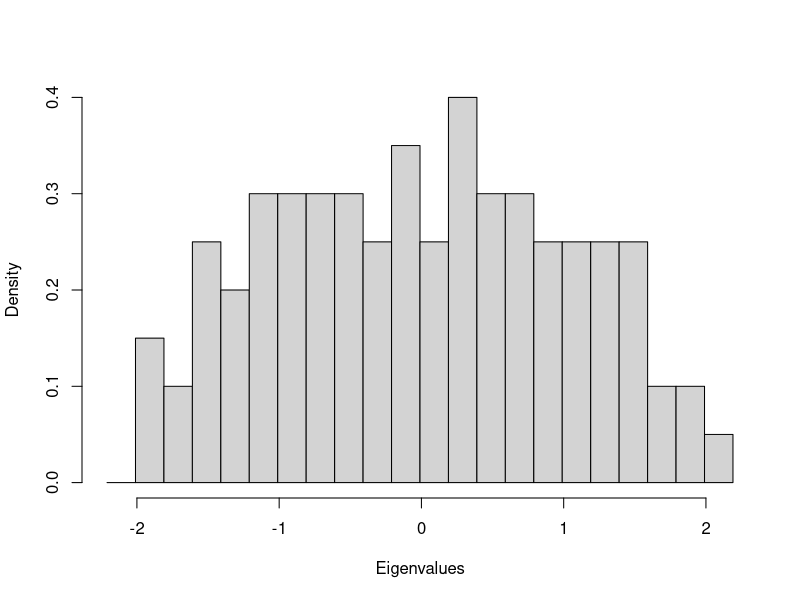

Reproduce this figure in R.
n <- 100;
m <- array(rnorm(n^2),c(n,n));
m2 <- (m+t(m))/sqrt(2*n);# Make m symmetric
lambda <- eigen(m2, symmetric=T, only.values = T);
e <- lambda$values;
hist(e,breaks=seq(-2.21,2.21,.2),main=NA, xlab="Eigenvalues",freq=F)